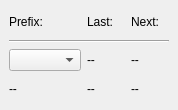
<?xml version="1.0" encoding="UTF-8"?>
<ui version="4.0">
 <class>DockWidget</class>
 <widget class="QDockWidget" name="DockWidget">
  <property name="geometry">
   <rect>
    <x>0</x>
    <y>0</y>
    <width>178</width>
    <height>110</height>
   </rect>
  </property>
  <property name="sizePolicy">
   <sizepolicy hsizetype="Minimum" vsizetype="Minimum">
    <horstretch>0</horstretch>
    <verstretch>0</verstretch>
   </sizepolicy>
  </property>
  <property name="features">
   <set>QDockWidget::DockWidgetClosable</set>
  </property>
  <property name="allowedAreas">
   <set>Qt::TopDockWidgetArea</set>
  </property>
  <property name="windowTitle">
   <string>FSN counters:</string>
  </property>
  <widget class="QWidget" name="dockWidgetContents">
   <layout class="QGridLayout" name="gridLayout">
    <item row="2" column="1">
     <widget class="QLabel" name="selectedPrefixLastLabel">
      <property name="text">
       <string>--</string>
      </property>
     </widget>
    </item>
    <item row="0" column="0">
     <widget class="QLabel" name="label">
      <property name="text">
       <string>Prefix:</string>
      </property>
     </widget>
    </item>
    <item row="1" column="0" colspan="3">
     <widget class="Line" name="line">
      <property name="orientation">
       <enum>Qt::Horizontal</enum>
      </property>
     </widget>
    </item>
    <item row="0" column="1">
     <widget class="QLabel" name="label_2">
      <property name="text">
       <string>Last:</string>
      </property>
     </widget>
    </item>
    <item row="0" column="2">
     <widget class="QLabel" name="label_3">
      <property name="text">
       <string>Next:</string>
      </property>
     </widget>
    </item>
    <item row="2" column="2">
     <widget class="QLabel" name="selectedPrefixNextLabel">
      <property name="text">
       <string>--</string>
      </property>
     </widget>
    </item>
    <item row="2" column="0">
     <widget class="QComboBox" name="prefixComboBox"/>
    </item>
    <item row="3" column="0">
     <widget class="QLabel" name="lastPrefixLabel">
      <property name="text">
       <string>--</string>
      </property>
     </widget>
    </item>
    <item row="3" column="1">
     <widget class="QLabel" name="lastPrefixLastLabel">
      <property name="text">
       <string>--</string>
      </property>
     </widget>
    </item>
    <item row="3" column="2">
     <widget class="QLabel" name="lastPrefixNextLabel">
      <property name="text">
       <string>--</string>
      </property>
     </widget>
    </item>
   </layout>
  </widget>
 </widget>
 <resources/>
 <connections/>
</ui>
